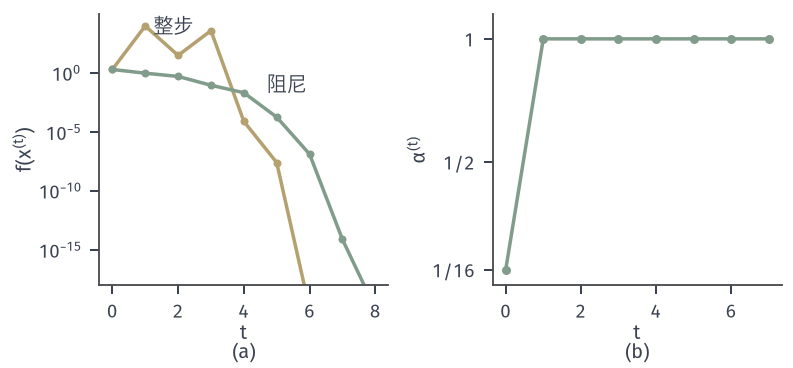

This figure's Python source:
from pathlib import Path
import sys
ROOT = next(p for p in Path(__file__).resolve().parents if (p/'build.sh').is_file() and (p/'tex/book.tex').is_file())
sys.path.insert(0, str(ROOT/'figures/00-shared/mathematical-preliminaries-upper/00-shared/comprehension-figures'))
from support import figure, save, BLUE, GREEN, YELLOW, RED, PURPLE, INK, MUTED, GRID, BLUE_FILL, GREEN_FILL, YELLOW_FILL, RED_FILL, PURPLE_FILL
import numpy as np
HERE = Path(__file__).resolve().parent
STROKE = '#4C4D4F'
# 贯穿全章的目标 f(x)=0.5(x1-1)^2+(x2-x1^2)^2，最优解 (1,1)。
def f(x):
    u = x[1]-x[0]**2
    return .5*(x[0]-1)**2+u**2
def grad(x):
    u = x[1]-x[0]**2
    return np.array([x[0]-1-4*x[0]*u, 2*u])
def hess(x):
    u = x[1]-x[0]**2
    return np.array([[1-4*u+8*x[0]**2, -4*x[0]], [-4*x[0], 2.]])
XS = np.array([1., 1.])
def panel(fig, left, right, top, bottom, wspace=.3):
    fig.set_layout_engine(None)
    fig.subplots_adjust(left=left, right=right, top=top, bottom=bottom, wspace=wspace)
def tags(fig, axes, y=.015):
    for ax, s in zip(axes, ('(a)', '(b)', '(c)', '(d)')):
        p = ax.get_position(); fig.text((p.x0+p.x1)/2, y, s, ha='center', va='bottom')
def grid2(a, b, c, d, n=600):
    X, Y = np.meshgrid(np.linspace(a, b, n), np.linspace(c, d, n))
    return X, Y
def region(ax, a, b, c, d):
    t = np.linspace(a, b, 300); y = t**2+.25
    ax.fill_between(t, y, d, color=RED_FILL, lw=0, zorder=0)
    ax.plot(t, y, color=STROKE, lw=.85, ls=(0, (3, 2)), zorder=1)
    ax.set_xlim(a, b); ax.set_ylim(c, d)
def arrow(ax, p, q, color=GREEN, lw=1.3, z=4):
    ax.annotate('', xy=q, xytext=p, zorder=z, arrowprops=dict(arrowstyle='-|>,head_width=.17,head_length=.34', color=color, lw=lw, shrinkA=0, shrinkB=0))

def run(x, full=False, c=.1, n=9):
    F_ = [f(x)]; A = []
    for t in range(n):
        G = grad(x); d = np.linalg.solve(hess(x), -G); s = G@d; a = 1.
        if not full:
            while f(x+a*d) > f(x)+c*a*s: a /= 2
        x = x+a*d; F_.append(f(x)); A.append(a)
    return np.array(F_), A
fig, axes = figure(width_mm=112, height_mm=52, ncols=2)
panel(fig, .125, .985, .96, .225, .36)
a, b = axes; p0 = np.array([-1., 1.2])
Fd, A = run(p0.copy(), n=8); Ff, _ = run(p0.copy(), full=True, n=6)
Fd = np.clip(Fd, 1e-20, None); Ff = np.clip(Ff, 1e-20, None)
a.semilogy(range(len(Ff)), Ff, color=YELLOW, lw=1.4, marker='o', ms=3.2, mew=0); a.semilogy(range(len(Fd)), Fd, color=GREEN, lw=1.4, marker='o', ms=3.2, mew=0)
a.text(1.25, 9e3, '整步', ha='left', va='center'); a.text(4.7, 1e-1, '阻尼', ha='left', va='center')
a.set_xlabel('$t$', labelpad=1); a.set_ylabel('$f(x^{(t)})$', labelpad=1); a.set_ylim(1e-18, 1e5); a.set_yticks([1e-15, 1e-10, 1e-5, 1]); a.set_xticks(range(0, 9, 2))
b.plot(range(len(A)), A, color=GREEN, lw=1.4, marker='o', ms=3.6, mew=0); b.set_xlabel('$t$', labelpad=1); b.set_ylabel('$\\alpha^{(t)}$', labelpad=1); b.set_ylim(0, 1.1); b.set_yticks([.0625, .5, 1]); b.set_yticklabels(['1/16', '1/2', '1']); b.set_xticks(range(0, 8, 2))
tags(fig, axes); save(fig, HERE, 'figure', {'start': [-1, 1.2], 'alpha': A, 'f_damped': Fd.tolist(), 'f_full': Ff.tolist()})
